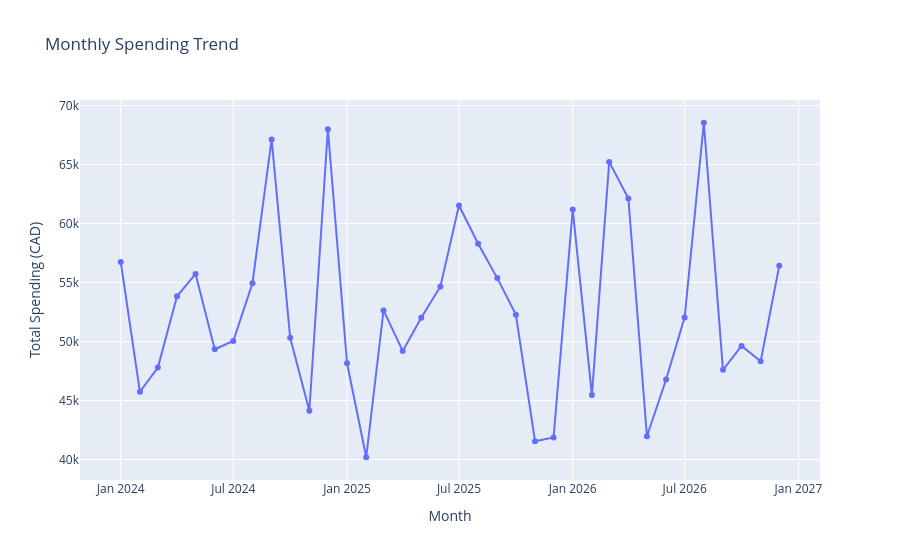

Notebook code cell kept with this figure:
### Code cell
monthly_spending = expense_df.groupby("month", as_index=False)["expense_amount"].sum()

fig = px.line(
    monthly_spending,
    x="month",
    y="expense_amount",
    markers=True,
    title="Monthly Spending Trend",
    labels={"month": "Month", "expense_amount": "Total Spending (CAD)"},
)
fig.show()

### Figure 1 — Plotly figure (JSON) as saved in the notebook; plotly's stock layout.template omitted (floating-point values rounded to 4 significant figures)
{"data": [{"hovertemplate": "Month=%{x}<br>Total Spending (CAD)=%{y}<extra></extra>", "legendgroup": "", "line": {"color": "#636efa", "dash": "solid"}, "marker": {"symbol": "circle"}, "mode": "lines+markers", "name": "", "orientation": "v", "showlegend": false, "type": "scatter", "x": ["2024-01", "2024-02", "2024-03", "2024-04", "2024-05", "2024-06", "2024-07", "2024-08", "2024-09", "2024-10", "2024-11", "2024-12", "2025-01", "2025-02", "2025-03", "2025-04", "2025-05", "2025-06", "2025-07", "2025-08", "2025-09", "2025-10", "2025-11", "2025-12", "2026-01", "2026-02", "2026-03", "2026-04", "2026-05", "2026-06", "2026-07", "2026-08", "2026-09", "2026-10", "2026-11", "2026-12"], "xaxis": "x", "y": [56740.0, 45730.0, 47800.0, 53840.0, 55730.0, 49340.0, 50040.0, 54940.0, 67130.0, 50310.0, 44140.0, 68000.0, 48160.0, 40190.0, 52640.0, 49210.0, 52010.0, 54670.0, 61530.0, 58290.0, 55380.0, 52280.0, 41550.0, 41860.0, 61190.0, 45460.0, 65230.0, 62120.0, 41980.0, 46780.0, 52050.0, 68550.0, 47600.0, 49620.0, 48330.0, 56410.0], "yaxis": "y"}], "layout": {"legend": {"tracegroupgap": 0}, "title": {"text": "Monthly Spending Trend"}, "xaxis": {"anchor": "y", "domain": [0, 1], "title": {"text": "Month"}}, "yaxis": {"anchor": "x", "domain": [0, 1], "title": {"text": "Total Spending (CAD)"}}}}
